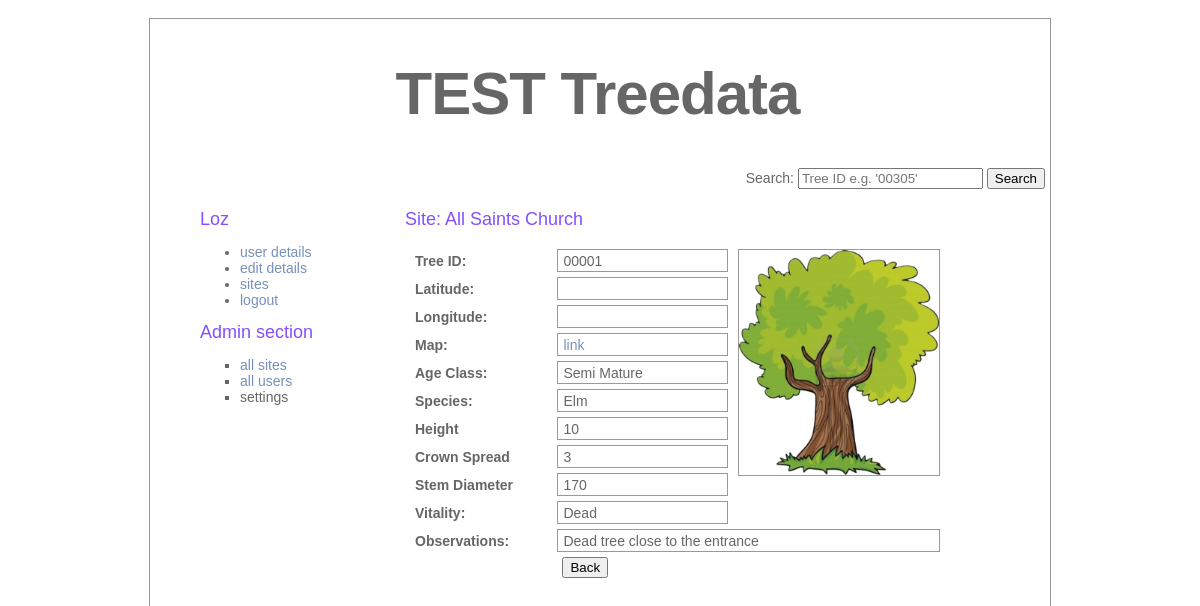
The app's page /pages/login/user_logged_on_site_tree_details.php?siteName=All Saints Church&siteShortcode=ASTC&siteTreeID=1 (signed in) with its own data.
### tables this page shows
CREATE TABLE treedata_site_trees (
    shortcode VARCHAR(4),
    tree_id INT,
    name VARCHAR(255),
    description VARCHAR(1000),
    latitude VARCHAR(20),
    longitude VARCHAR(20),
    species INT,
    image VARCHAR(50),
    age_class INT,
    height VARCHAR(3),
    crown_spread VARCHAR(14),
    stem_diameter VARCHAR(20),
    vitality INT,
    PRIMARY KEY (shortcode, tree_id),
    FOREIGN KEY (shortcode) REFERENCES treedata_sites(shortcode) ON DELETE CASCADE,
    FOREIGN KEY (tree_id) REFERENCES treedata_trees(tree_id) ON DELETE CASCADE,
    FOREIGN KEY (species) REFERENCES treedata_tree_species(id) ON DELETE CASCADE,
    FOREIGN KEY (vitality) REFERENCES treedata_tree_vitality(id) ON DELETE CASCADE,
    FOREIGN KEY (age_class) REFERENCES treedata_tree_age_class(id) ON DELETE CASCADE
);

CREATE TABLE treedata_tree_age_class (
    id INT PRIMARY KEY AUTO_INCREMENT,
    name VARCHAR(100),
    description VARCHAR(400)
);

CREATE TABLE treedata_tree_species (
    id INT PRIMARY KEY AUTO_INCREMENT,
    name VARCHAR(100) NOT NULL
);

CREATE TABLE treedata_tree_vitality (
    id INT PRIMARY KEY AUTO_INCREMENT,
    name VARCHAR(100),
    description VARCHAR(400)
);

### pages/login/user_logged_on_site_tree_details.php (the view, shortened to what this page needs)
<?php
    $path = "../../";
    include($path."assets/includes/site_details.php");
	include ($path."assets/includes/connection.php");
	if (!isset($_SESSION["authenticated_user"]))
	{
		$_SESSION["message"] = "please log in";
		header("Location: $site");
	}
	else
	{
		$siteShortcode = $_GET['siteShortcode'];
		$siteName = $_GET['siteName'];
		$siteTreeID = $_GET['siteTreeID'];
		include($path."assets/includes/header.php");
		include($path."assets/includes/login.php");
	?>
			<div id="text">
                <h2>Site: <?php echo $siteName; ?></h2>
                <p>
	             <?php
					$query = "	SELECT 	LPAD(ST.tree_id, 5, '0') AS treeID,
										ST.description AS treeDescription,
								        ST.latitude AS treeLatitude,
								        ST.longitude AS treeLongitude,
								        ST.image AS treeImage,
								        ST.crown_spread AS treeCrownSpread,
								        ST.stem_diameter AS treeStemDiameter,
								        ST.height AS treeHeight,
										S.id AS speciesID,
								        S.name AS speciesName,
								        V.id AS vitalityID,
								        V.name AS vitalityName,
								        V.description AS vitalityDescription,
								        AC.id AS ageClassID,
								        AC.name AS ageClassName,
								        AC.description AS ageClassDescription
								FROM 	treedata_site_trees ST
								JOIN 	treedata_tree_species S ON S.id = ST.species
								JOIN 	treedata_tree_vitality V ON V.id = ST.vitality
								JOIN 	treedata_tree_age_class AC ON AC.id = ST.age_class
								WHERE 	ST.shortcode = '$siteShortcode'
								AND 	ST.tree_id='$siteTreeID'";
            		$result = mysqli_query ($connection, $query);
            		if (mysqli_num_rows($result) > 0)
            		{
            			$row = mysqli_fetch_array($result);
            			echo "<form name='' id='siteDetails' method='GET' action='".$path."pages/login/user_logged_on_site_details.php'>";
            			echo "<table class='treeView'>";
	            			echo "<tr><td>Tree ID:</td><td>".$row['treeID']."</td><td rowspan='10'><img width='200' src='".$path."assets/images/site/".$siteShortcode."/tree/".$row['treeImage']."' /></td></tr>";
	            			echo "<tr><td>Latitude:</td><td>".$row['treeLatitude']."</td></tr>";
	            			echo "<tr><td>Longitude:</td><td>".$row['treeLongitude']."</td></tr>";
	            			echo "<tr><td>Map:</td><td><a target='_blank' href='https://www.google.com/maps/search/?api=1&query=".$row['treeLatitude'].",".$row['treeLongitude']."'>link</a></td></tr>";
	            			echo "<tr><td>Age Class:</td><td>".$row['ageClassName']."</td></tr>";
							echo "<tr><td>Species:</td><td>".$row['speciesName']."</td></tr>";
	            			echo "<tr><td>Height</td><td>".$row['treeHeight']."</td></tr>";
	            			echo "<tr><td>Crown Spread</td><td>".$row['treeCrownSpread']."</td></tr>";
	            			echo "<tr><td>Stem Diameter</td><td>".$row['treeStemDiameter']."</td></tr>";
	            			echo "<tr><td>Vitality:</td><td>".$row['vitalityName']."</td></tr>";
	            			echo "<tr><td>Observations:</td><td colspan='2'>".$row['treeDescription']."</td></tr>";
	            			echo "<tr>";
	            			echo 	"<td></td>";
	            			echo 	"<td><button type='submit' formid='Details'>Back</button></td>";
	            			echo "</tr>";
	            		echo "</table>";
	            		echo "</form>";
					}
	                else
	                {
	                	echo "<p>No details found <p>";
	                }
    			?>
    			</p>
			</div>
		</div>
	</body>
</html>
<?php
	}
?>

### assets/css/style.css (style rules this page uses)
#text { left: 255px; top: 180px; position: absolute; width: 600px; margin-top: 10px; }
body { color: #666; font-size: 14px; font-family: "Lucida Grande", Arial, sans-serif; font-weight: normal; margin-top: 0; margin-bottom: 0; }
p { margin-top: 5; }
h2 { color: #844fff; font-size: 18px; font-weight: normal; margin: 0px; }
table { width: 100%; margin: 0px; padding: 0px; text-align: left; }
a { color: #778fbd; text-decoration: none; }
table.treeView { border: 0px solid #999; margin: 0px; padding: 0px; border-spacing:5px; text-align: left; vertical-align: middle; width: 90%; }
table.treeView td { border: 1px solid #999; margin: 0px; padding: 0px 0px 0px 5px; text-align: left; vertical-align: middle; background:; height: 21px; }
table.treeView td:nth-child(1) { width: 30%; font-weight: bold; border: 0px; }
table.treeView td:nth-child(2) { width: 40%; }
table.treeView td:nth-child(3) { width: 30%; text-align: right; vertical-align: top; border: 0px; }
table.treeView tr:last-child td:nth-child(2) { border: 0px; }
table.treeView img { border: 1px solid #999; }

### records on screen
treedata_site_trees: image (picture), age_class.name "Semi Mature", species.name "Elm", height "10", crown_spread "3", stem_diameter "170", vitality.name "Dead", description "Dead tree close to the entrance"

### other values on screen
$title "TEST Treedata"
$username "Loz"
$siteName "All Saints Church"
$row['treeID'] "00001"
